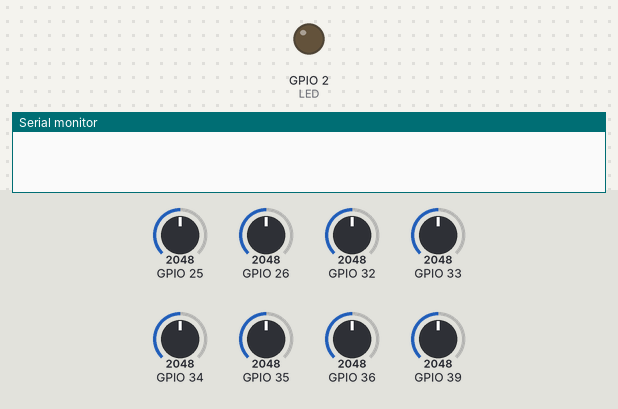
The sketch below on a simulated ESP32. Parts: output pins drawn as LEDs (lit = HIGH), the last lines printed to the serial monitor. The inputs (shaded band) are chosen by the test bench; at power-on: GPIO 25 = 2048, GPIO 26 = 2048, GPIO 32 = 2048, GPIO 33 = 2048, GPIO 34 = 2048, GPIO 35 = 2048, GPIO 36 = 2048, GPIO 39 = 2048.

Above: at 0.0 s.
At 1.1 s:
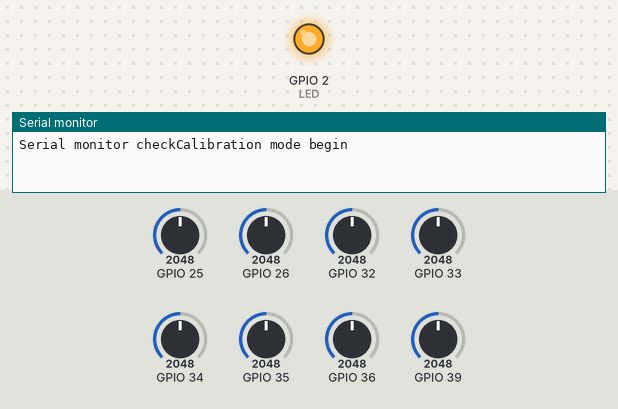
Timing chart, 0 to 12.5 s (numbered marks = the images above):
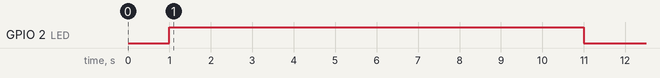

The sketch:

QTRSensor.ino
```cpp
#include <QTRSensors.h>
#include <Arduino.h>

#define NUM_SAMPLES_PER_SENSOR 4 // average 4 analog samples per sensor reading
#define QTR_NO_EMITTER_PIN // emitter is controlled by digital pin 2

#define QTRSENSOR1 36
#define QTRSENSOR2 39
#define QTRSENSOR3 34
#define QTRSENSOR4 35
#define QTRSENSOR5 32
#define QTRSENSOR6 33
#define QTRSENSOR7 25
#define QTRSENSOR8 26
#define LED 2

QTRSensors qtra;

const uint8_t SensorCount = 8;
uint16_t sensorValues[SensorCount];


void setup(){
delay(500);

qtra.setTypeAnalog();
qtra.setSensorPins((const uint8_t[]){QTRSENSOR1, QTRSENSOR2, QTRSENSOR3, QTRSENSOR4, QTRSENSOR5, QTRSENSOR6, QTRSENSOR7, QTRSENSOR8}, SensorCount);

delay(500);
//serial monitor
Serial.begin(115200);
Serial.print("Serial monitor check");

Serial.print("Calibration mode begin");
pinMode(LED, OUTPUT);
digitalWrite(LED, HIGH); //LED blue to indicate calibration mode
for (uint16_t i = 0; i < 400; i++){
    qtra.calibrate();
}
Serial.println();


// print the calibration minimum values measured when emitters were on
Serial.print("printing minimum values:");
  for (uint8_t i = 0; i < SensorCount; i++)
  {
    Serial.print(qtra.calibrationOn.minimum[i]);
    Serial.print(' ');
  }
  Serial.println();
digitalWrite(LED, LOW);

// print max calibration values
Serial.print("printing max values");
  for (uint8_t i = 0; i < SensorCount; i++)
  {
    Serial.print(qtra.calibrationOn.maximum[i]);
    Serial.print(' ');
  }
  Serial.println();
  Serial.println();
delay(1000);

}

void loop(){

uint16_t position = qtra.readLineBlack(sensorValues);
  for (uint8_t i = 0; i < SensorCount; i++)
  {
    Serial.print(sensorValues[i]);
    Serial.print('\t');
  }
  Serial.printf("black line pos: %u \n", position);
  Serial.println();

delay(250);


}
```
